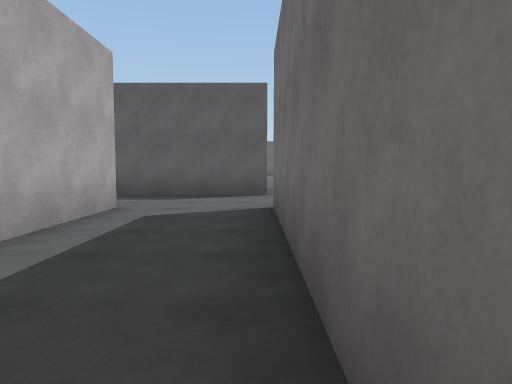
view 1 (above)

24 first-person views from a walk through a 3-D level made in the Unity game engine. The camera is 1.3 m above the floor, tilts 4° down and sees 70° across. The floor is counted in squares, 2 m on a side. Each view is taken from the middle of a square. On the plan, view 1 faces up. The plan holds only what a view shows up to about 11 squares ahead; the rest is blank. The place goes on beyond the plan. The player is left out.

view 2
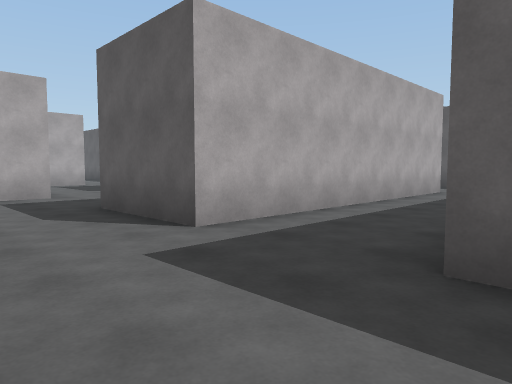

view 3
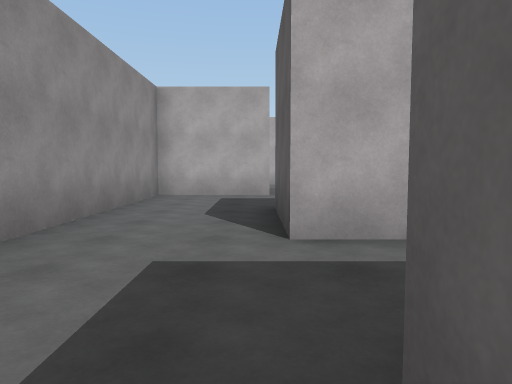

view 4
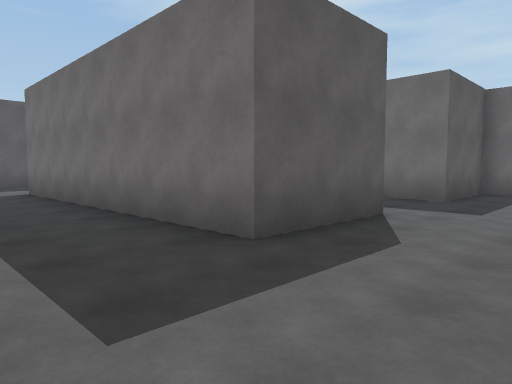

view 5
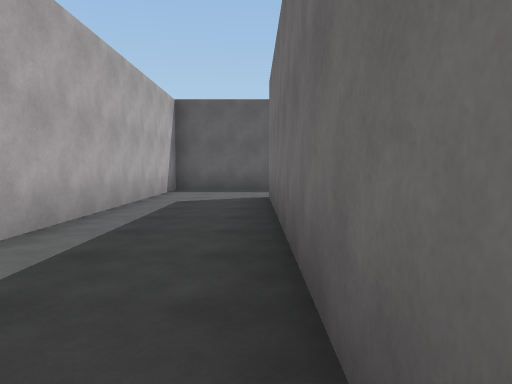

view 6
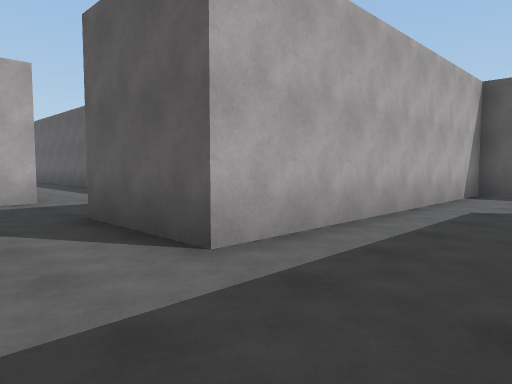

view 7
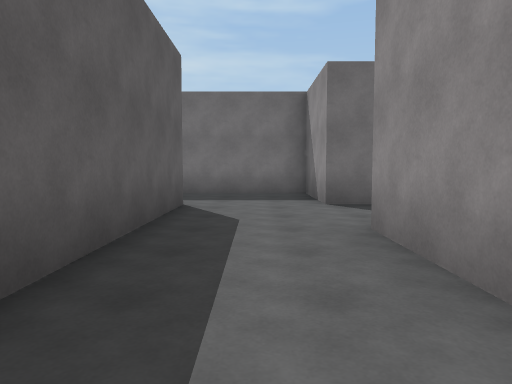

view 8
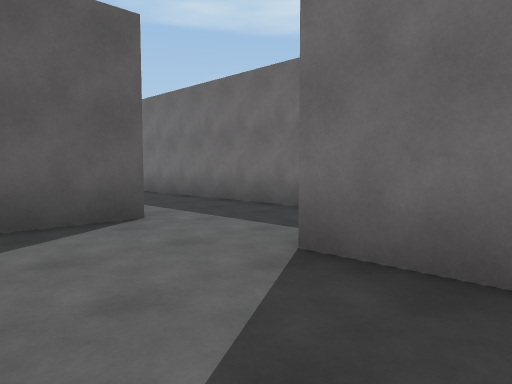

view 9
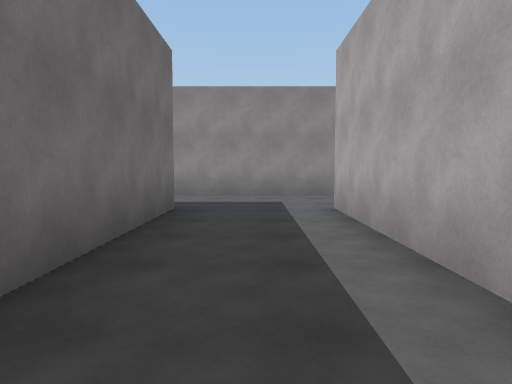

view 10
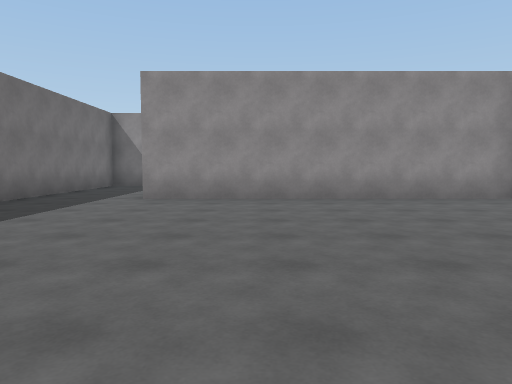

view 11
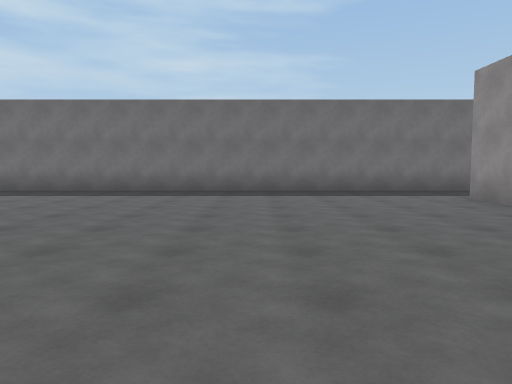

view 12
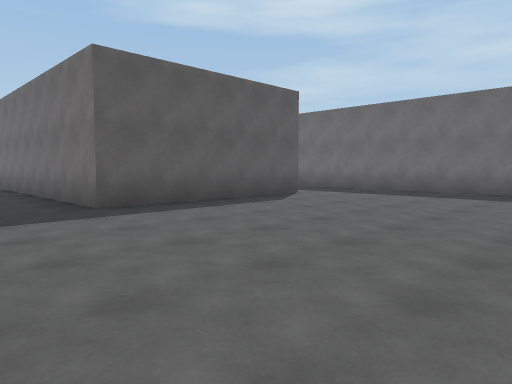

view 13
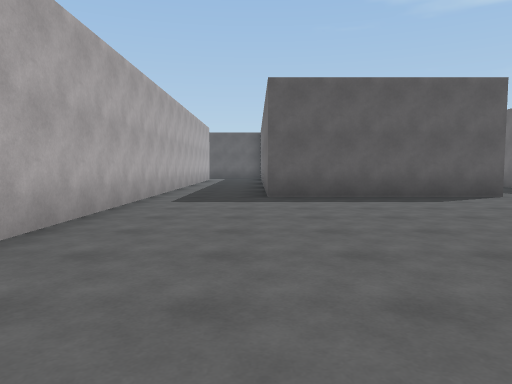

view 14
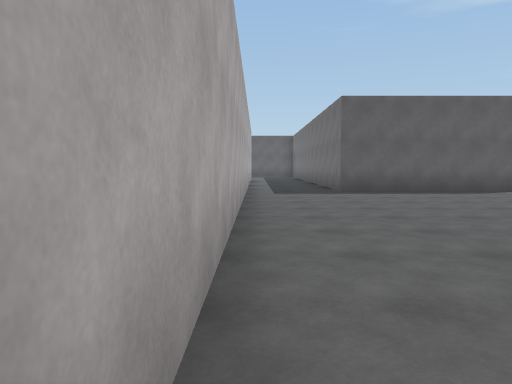

view 15
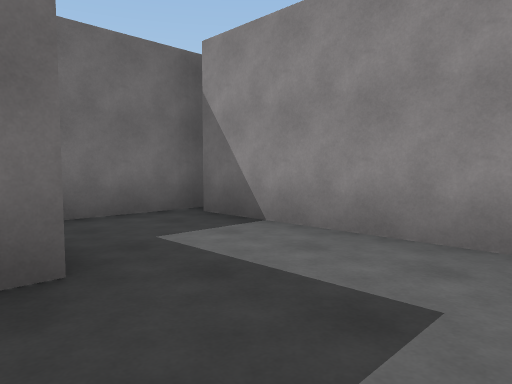

view 16
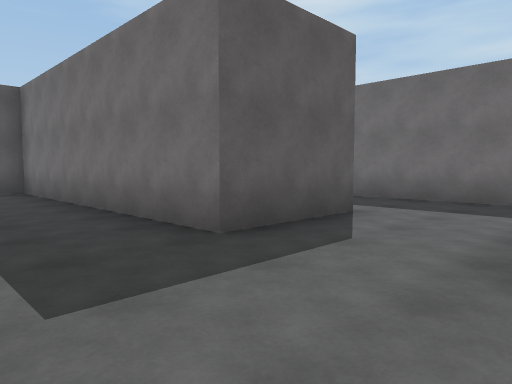

view 17
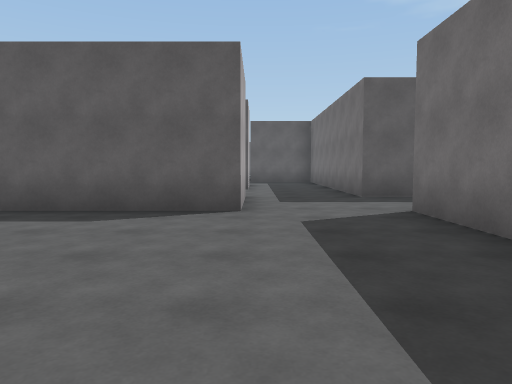

view 18
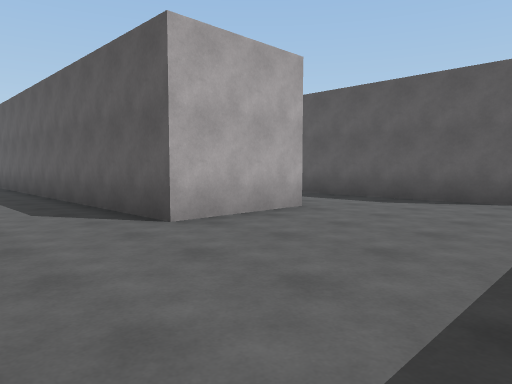

view 19
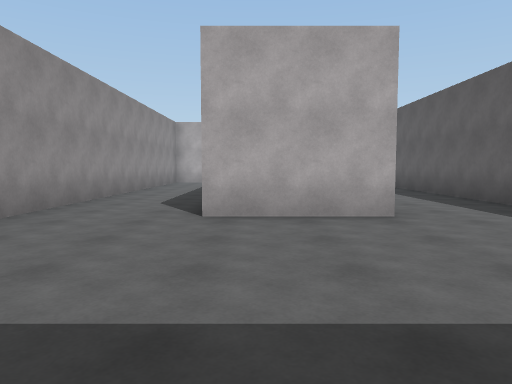

view 20
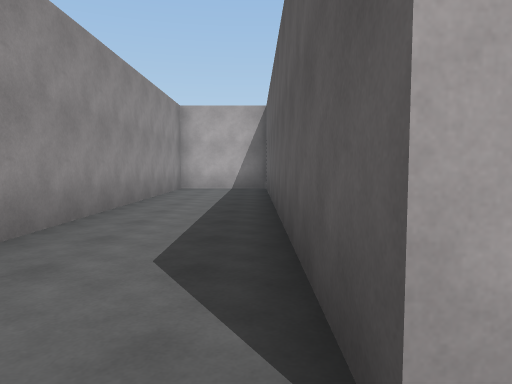

view 21
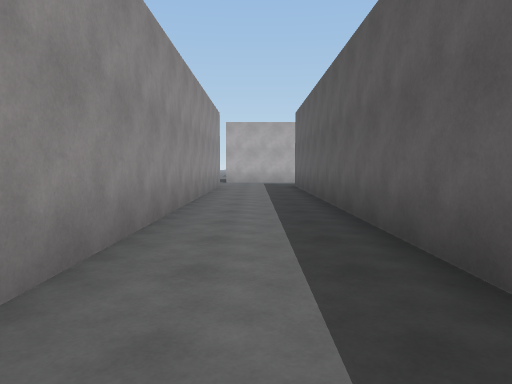

view 22
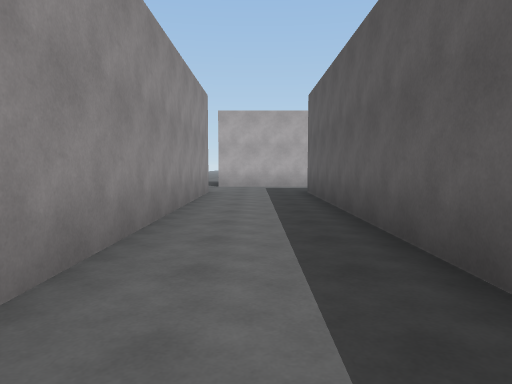

view 23
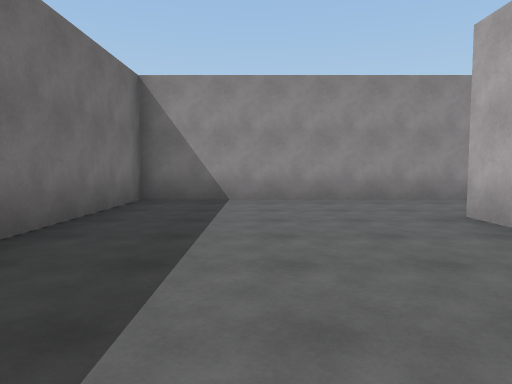

view 24
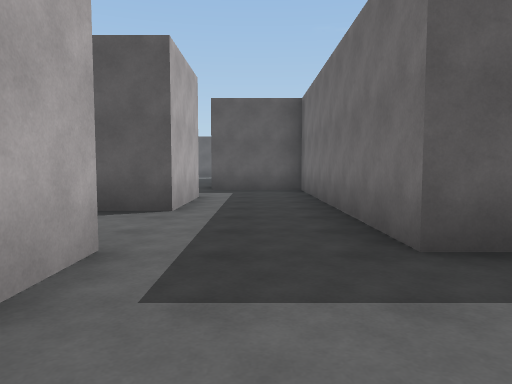

### Floor plan
Points are (right, up) in squares from view 1. A wall is a line through its corners. A room is listed if a view was taken in it or the views show most of it. See-through windows are left out.
Room 1 (views 1, 2, 3, 4, 5, 6, 7, 8, 9, 15)
walls: (-4.4, 5.8) (-2.2, 5.8) (-2.2, -1.7) (-4.7, -1.7) (-4.7, 5.9); (-7.2, -1.6) (-7.2, -4.2) (2.4, -4.2); (0.4, 8.2) (-7.2, 8.2) (-7.2, 0.7); (2.8, -4.6) (2.8, -1.7) (0.3, -1.7) (0.3, 5.8) (2.8, 5.8) (2.8, 10.5)
ways out: opening at (1.5, 9.5) to room 2; opening at (-8.5, -0.5) to room 3
Room 2 (views 10, 11, 12, 13, 14)
walls: (0.4, 20.7) (-4.7, 20.7) (-4.7, 23.5); (-7.1, 10.7) (0.2, 10.7); (2.8, 10.5) (2.8, 21.9); (-7.2, 23.5) (-7.2, 11.2)
ways out: opening at (1.5, 9.5) to room 1
Room 3 (views 16, 17, 18, 19, 20, 21, 22, 23, 24)
walls: (-14.7, -4.1) (-14.7, -6.7) (-24, -6.7); (-12.2, 0.9) (-12.2, -1.7) (-26.5, -1.7); (-24.7, -6.6) (-24.7, -9.2) (-9.7, -9.2) (-9.7, -1.6); (-12.2, 5.9) (-12.2, 3.3) (-13.4, 3.3); (-26.5, -4.2) (-16.6, -4.2); (-7.2, 0.7) (-9.7, 0.7) (-9.7, 8) (-12.2, 8)
ways out: opening at (-8.5, -0.5) to room 1; opening at (-12, 6.5)

Positions as (right, up) in squares from view 1, and headings:
1: (0, 0), facing up
2: (1, -4), facing up-left
3: (1, -2), facing left
4: (-7, -4), facing up-right
5: (-5, -2), facing up
6: (-5, -1), facing up-left
7: (-6, 7), facing right
8: (-2, 4), facing up-right
9: (-1, 4), facing down
10: (-2, 18), facing down
11: (-7, 15), facing right
12: (-7, 15), facing up-right
13: (-5, 13), facing up
14: (-7, 11), facing up
15: (-2, -1), facing down-right
16: (-12, -2), facing up-right
17: (-12, -7), facing up
18: (-11, -9), facing up-left
19: (-10, -6), facing left
20: (-14, -7), facing left
21: (-15, -3), facing left
22: (-18, -3), facing left
23: (-12, -2), facing down
24: (-11, -2), facing up
